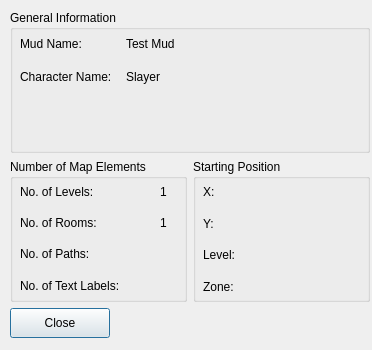
<?xml version="1.0" encoding="UTF-8"?>
<ui version="4.0">
 <class>DlgMapInfoBase</class>
 <widget class="QDialog" name="DlgMapInfoBase">
  <property name="geometry">
   <rect>
    <x>0</x>
    <y>0</y>
    <width>372</width>
    <height>350</height>
   </rect>
  </property>
  <property name="windowTitle">
   <string>Map Information</string>
  </property>
  <widget class="QWidget" name="Layout7">
   <property name="geometry">
    <rect>
     <x>10</x>
     <y>10</y>
     <width>360</width>
     <height>328</height>
    </rect>
   </property>
   <layout class="QVBoxLayout">
    <property name="spacing">
     <number>6</number>
    </property>
    <property name="margin">
     <number>0</number>
    </property>
    <item>
     <widget class="QGroupBox" name="fraGeneral">
      <property name="title">
       <string>General Information</string>
      </property>
      <widget class="QWidget" name="Layout6">
       <property name="geometry">
        <rect>
         <x>10</x>
         <y>20</y>
         <width>340</width>
         <height>60</height>
        </rect>
       </property>
       <layout class="QGridLayout">
        <property name="margin">
         <number>0</number>
        </property>
        <property name="spacing">
         <number>6</number>
        </property>
        <item row="0" column="1">
         <widget class="QLabel" name="txtMud">
          <property name="text">
           <string>Test Mud</string>
          </property>
          <property name="wordWrap">
           <bool>false</bool>
          </property>
         </widget>
        </item>
        <item row="1" column="1">
         <widget class="QLabel" name="txtChar">
          <property name="text">
           <string>Slayer</string>
          </property>
          <property name="wordWrap">
           <bool>false</bool>
          </property>
         </widget>
        </item>
        <item row="0" column="0">
         <widget class="QLabel" name="lblMud">
          <property name="text">
           <string>Mud Name:</string>
          </property>
          <property name="wordWrap">
           <bool>false</bool>
          </property>
         </widget>
        </item>
        <item row="1" column="0">
         <widget class="QLabel" name="lblChar">
          <property name="maximumSize">
           <size>
            <width>100</width>
            <height>32767</height>
           </size>
          </property>
          <property name="text">
           <string>Character Name:</string>
          </property>
          <property name="wordWrap">
           <bool>false</bool>
          </property>
         </widget>
        </item>
       </layout>
      </widget>
     </widget>
    </item>
    <item>
     <layout class="QHBoxLayout">
      <property name="spacing">
       <number>6</number>
      </property>
      <property name="margin">
       <number>0</number>
      </property>
      <item>
       <widget class="QGroupBox" name="fraMap">
        <property name="title">
         <string>Number of Map Elements</string>
        </property>
        <widget class="QWidget" name="Layout3">
         <property name="geometry">
          <rect>
           <x>10</x>
           <y>20</y>
           <width>180</width>
           <height>150</height>
          </rect>
         </property>
         <layout class="QGridLayout">
          <property name="margin">
           <number>0</number>
          </property>
          <property name="spacing">
           <number>6</number>
          </property>
          <item row="4" column="0">
           <widget class="QLabel" name="lblZones">
            <property name="text">
             <string>No. of Zones:</string>
            </property>
            <property name="wordWrap">
             <bool>false</bool>
            </property>
           </widget>
          </item>
          <item row="3" column="1">
           <widget class="QLabel" name="txtTexts">
            <property name="wordWrap">
             <bool>false</bool>
            </property>
           </widget>
          </item>
          <item row="0" column="1">
           <widget class="QLabel" name="txtLvls">
            <property name="text">
             <string>1</string>
            </property>
            <property name="wordWrap">
             <bool>false</bool>
            </property>
           </widget>
          </item>
          <item row="0" column="0">
           <widget class="QLabel" name="lblLevels">
            <property name="text">
             <string>No. of Levels:</string>
            </property>
            <property name="wordWrap">
             <bool>false</bool>
            </property>
           </widget>
          </item>
          <item row="1" column="0">
           <widget class="QLabel" name="lblRooms">
            <property name="text">
             <string>No. of Rooms:</string>
            </property>
            <property name="wordWrap">
             <bool>false</bool>
            </property>
           </widget>
          </item>
          <item row="3" column="0">
           <widget class="QLabel" name="lblTexts">
            <property name="text">
             <string>No. of Text Labels:</string>
            </property>
            <property name="wordWrap">
             <bool>false</bool>
            </property>
           </widget>
          </item>
          <item row="2" column="1">
           <widget class="QLabel" name="txtPaths">
            <property name="wordWrap">
             <bool>false</bool>
            </property>
           </widget>
          </item>
          <item row="2" column="0">
           <widget class="QLabel" name="lblPaths">
            <property name="text">
             <string>No. of Paths:</string>
            </property>
            <property name="wordWrap">
             <bool>false</bool>
            </property>
           </widget>
          </item>
          <item row="1" column="1">
           <widget class="QLabel" name="txtRooms">
            <property name="text">
             <string>1</string>
            </property>
            <property name="wordWrap">
             <bool>false</bool>
            </property>
           </widget>
          </item>
          <item row="4" column="1">
           <widget class="QLabel" name="txtZones">
            <property name="maximumSize">
             <size>
              <width>40</width>
              <height>32767</height>
             </size>
            </property>
            <property name="wordWrap">
             <bool>false</bool>
            </property>
           </widget>
          </item>
         </layout>
        </widget>
       </widget>
      </item>
      <item>
       <widget class="QGroupBox" name="fraStarting">
        <property name="title">
         <string>Starting Position</string>
        </property>
        <widget class="QWidget" name="Layout4">
         <property name="geometry">
          <rect>
           <x>10</x>
           <y>20</y>
           <width>130</width>
           <height>120</height>
          </rect>
         </property>
         <layout class="QGridLayout">
          <property name="margin">
           <number>0</number>
          </property>
          <property name="spacing">
           <number>6</number>
          </property>
          <item row="1" column="0">
           <widget class="QLabel" name="lblY">
            <property name="text">
             <string>Y:</string>
            </property>
            <property name="wordWrap">
             <bool>false</bool>
            </property>
           </widget>
          </item>
          <item row="3" column="1">
           <widget class="QLabel" name="txtZone">
            <property name="maximumSize">
             <size>
              <width>40</width>
              <height>32767</height>
             </size>
            </property>
            <property name="wordWrap">
             <bool>false</bool>
            </property>
           </widget>
          </item>
          <item row="1" column="1">
           <widget class="QLabel" name="txtY">
            <property name="wordWrap">
             <bool>false</bool>
            </property>
           </widget>
          </item>
          <item row="3" column="0">
           <widget class="QLabel" name="lblZone">
            <property name="text">
             <string>Zone:</string>
            </property>
            <property name="wordWrap">
             <bool>false</bool>
            </property>
           </widget>
          </item>
          <item row="2" column="1">
           <widget class="QLabel" name="txtLvl">
            <property name="wordWrap">
             <bool>false</bool>
            </property>
           </widget>
          </item>
          <item row="0" column="0">
           <widget class="QLabel" name="lblX">
            <property name="text">
             <string>X:</string>
            </property>
            <property name="wordWrap">
             <bool>false</bool>
            </property>
           </widget>
          </item>
          <item row="0" column="1">
           <widget class="QLabel" name="txtX">
            <property name="maximumSize">
             <size>
              <width>40</width>
              <height>32767</height>
             </size>
            </property>
            <property name="wordWrap">
             <bool>false</bool>
            </property>
           </widget>
          </item>
          <item row="2" column="0">
           <widget class="QLabel" name="lblLvl">
            <property name="text">
             <string>Level:</string>
            </property>
            <property name="wordWrap">
             <bool>false</bool>
            </property>
           </widget>
          </item>
         </layout>
        </widget>
       </widget>
      </item>
     </layout>
    </item>
    <item>
     <widget class="QPushButton" name="cmdClose">
      <property name="maximumSize">
       <size>
        <width>100</width>
        <height>30</height>
       </size>
      </property>
      <property name="text">
       <string>Close</string>
      </property>
     </widget>
    </item>
   </layout>
  </widget>
 </widget>
 <pixmapfunction>qPixmapFromMimeSource</pixmapfunction>
 <resources/>
 <connections>
  <connection>
   <sender>cmdClose</sender>
   <signal>clicked()</signal>
   <receiver>DlgMapInfoBase</receiver>
   <slot>accept()</slot>
   <hints>
    <hint type="sourcelabel">
     <x>20</x>
     <y>20</y>
    </hint>
    <hint type="destinationlabel">
     <x>20</x>
     <y>20</y>
    </hint>
   </hints>
  </connection>
 </connections>
</ui>
